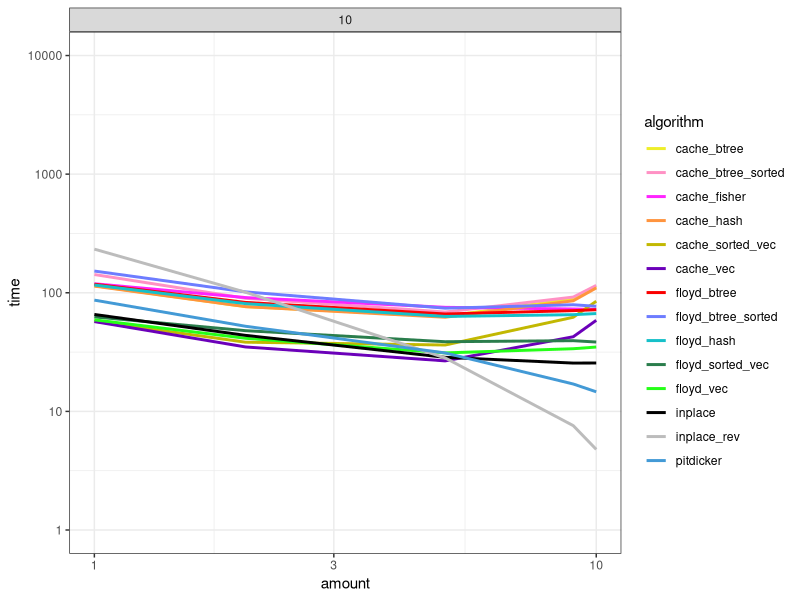
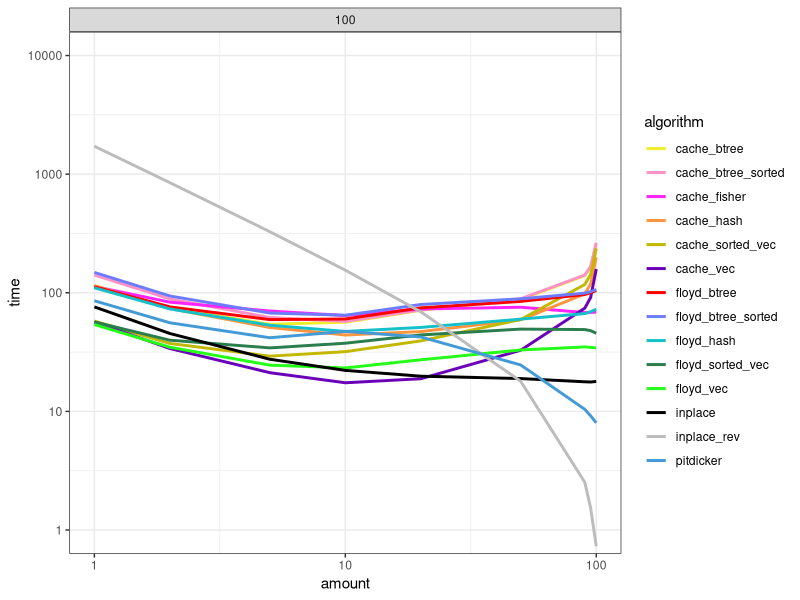
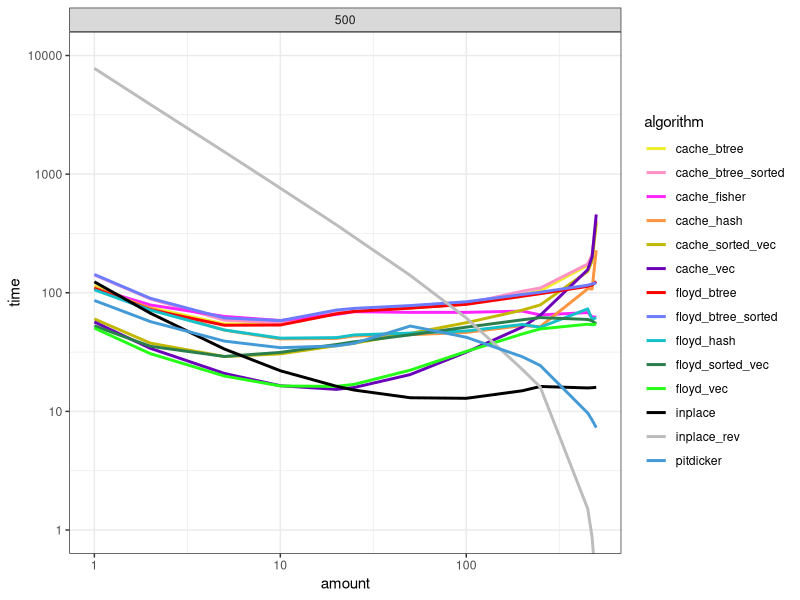
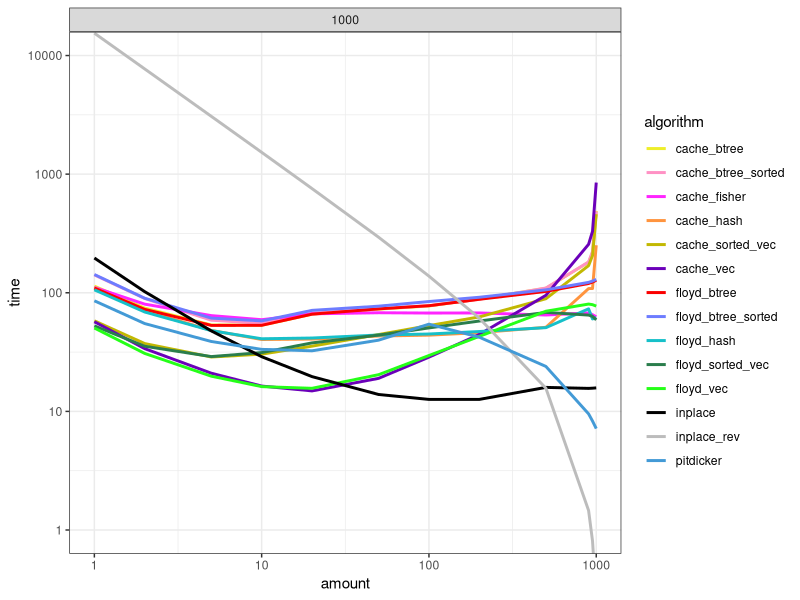
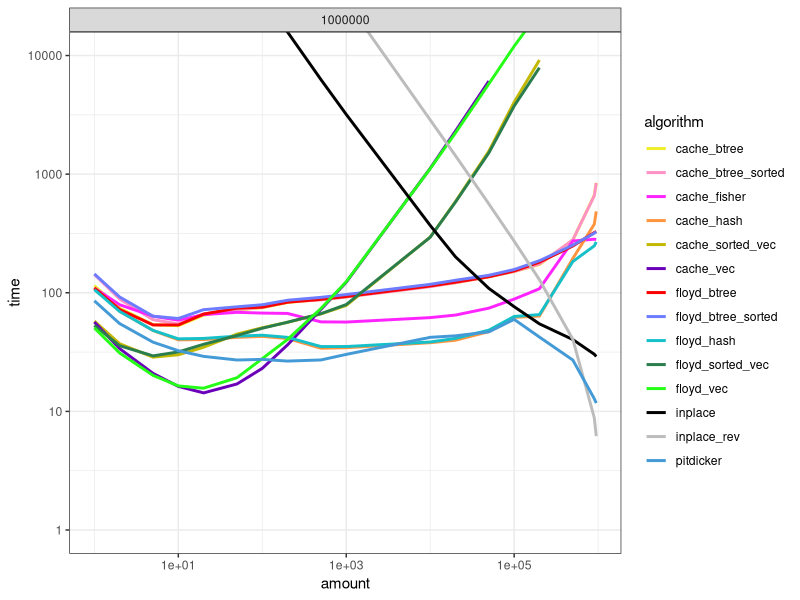
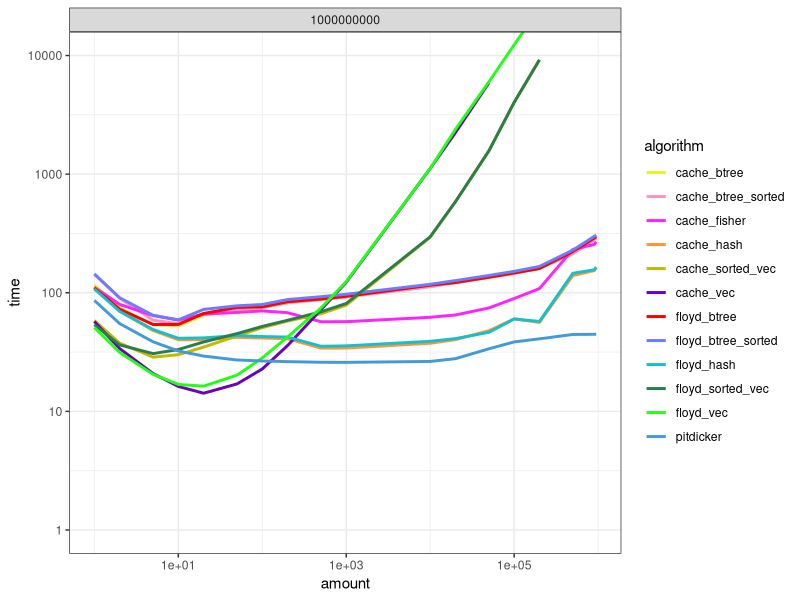
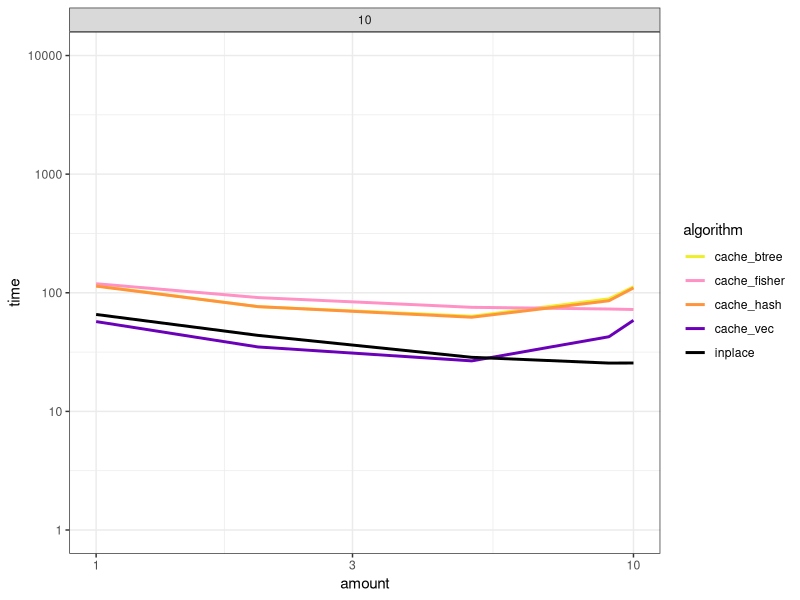
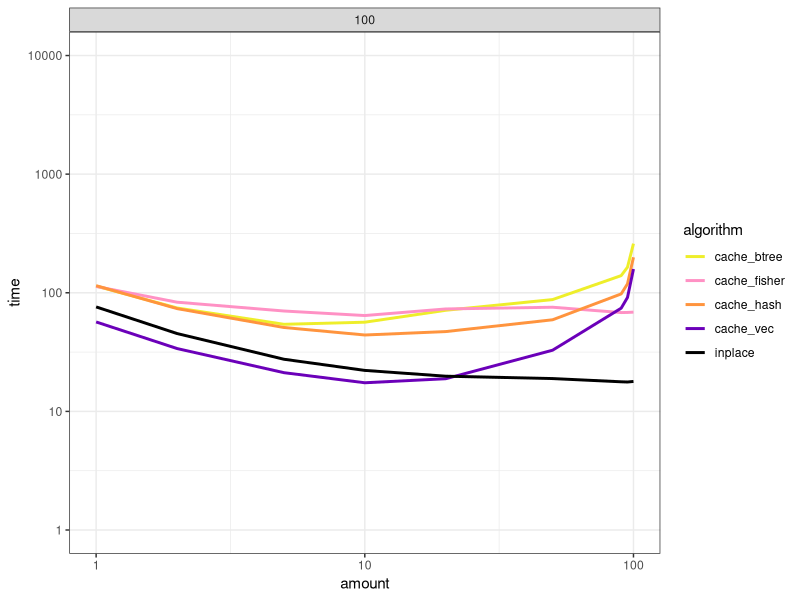

These charts were generated, in order, by the following R code:
## ---- chunk 1
knitr::opts_chunk$set(echo = TRUE)
require(ggplot2)

## ---- chunk 2
vec <- read.csv('vec.txt', header=TRUE, as.is=TRUE)

vec$algorithm <- gsub(" ","",vec$algorithm)

cat_mapping <- data.frame(unique(vec$algorithm), c('random', 'random', 'sorted', 'random', 'sorted', 'random', 'biased', 'biased', 'sorted', 'biased', 'sorted', 'random', 'biased', 'sorted'), c(
"#eeee2a",
"#ff91c4",
"#ff24ff",
"#ff943e",
"#c2b802",
"#6b00b9",
"#fa0000",
"#6d7cff",
"#16c0c9",
"#2a7d4c",
"#25ff18",
"#000000",
"#bcbcbc",
"#439ad6"))  
names(cat_mapping) <- c('algorithm', 'category', 'color')

vec <- merge(vec, cat_mapping)

## ---- chunk 3

for (lengthShort in c(10, 100, 500, 1000, 1000000, 1000000000)){
  print(lengthShort)
  p = ggplot(subset(vec, length == lengthShort), aes(x=amount, y=time, group=algorithm, color=algorithm)) + facet_wrap(~length, scales="free_x", ncol=1)+ scale_x_continuous(trans='log10') + scale_y_continuous(trans='log10') + geom_line(size=1) + theme_bw() + coord_cartesian(ylim=c(1,10000)) + scale_color_manual(values = as.vector(subset(cat_mapping,  algorithm %in% unique(subset(vec,  length == lengthShort)$algorithm))$color))
  
  print(p)
}
## ---- chunk 4

for (lengthShort in c(10, 100, 500, 1000, 1000000, 1000000000)){
print(lengthShort)
  p = ggplot(subset(vec, length == lengthShort & category=="random"), aes(x=amount, y=time, group=algorithm, color=algorithm)) + facet_wrap(~length, scales="free_x", ncol=1)+ scale_x_continuous(trans='log10') + scale_y_continuous(trans='log10') + geom_line(size=1) + theme_bw()+ coord_cartesian(ylim=c(1,10000)) + scale_color_manual(values = as.vector(subset(cat_mapping,  algorithm %in% unique(subset(vec,  length == lengthShort & category =="random")$algorithm))$color))
  
  print(p)
}

for (lengthShort in c(10, 100, 500, 1000, 1000000, 1000000000)){
print(lengthShort)
  p = ggplot(subset(vec, length == lengthShort & category=="sorted"), aes(x=amount, y=time, group=algorithm, color=algorithm)) + facet_wrap(~length, scales="free_x", ncol=1)+ scale_x_continuous(trans='log10') + scale_y_continuous(trans='log10') + geom_line(size=1) + theme_bw()+ coord_cartesian(ylim=c(1,10000)) + scale_color_manual(values = as.vector(subset(cat_mapping,  algorithm %in% unique(subset(vec,  length == lengthShort & category =="sorted")$algorithm))$color))
  
  
  print(p)
}

